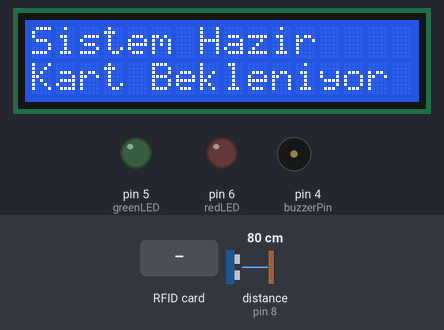
Simulated run of this sketch. Board: Arduino Uno, built with avr-gcc and run on an emulated ATmega328P. On the bench: 16×2 character LCD, output pins drawn as LEDs (lit = HIGH), buzzer (waves = sounding). Wiring (inferred from the names in the program): ultrasonic range finder: trigger pin 7; echo pin 8. Dashed ring = blinking. Inputs (shaded band) come from the test bench; at power-on: distance to the obstacle (sensor on pin 8) 80 cm. The echo pulse lasts 58.3 µs per cm; the local clock reads 2024-03-15 10:24:30 at power-on unless the sketch sets it; pins used as bus, display or sensor lines are not drawn; what the sketch prints to the serial monitor is not drawn.

Above: at 1.3 s.
1.4 s: RFID card 13 16 AD D9 held to the reader
At 4.1 s:
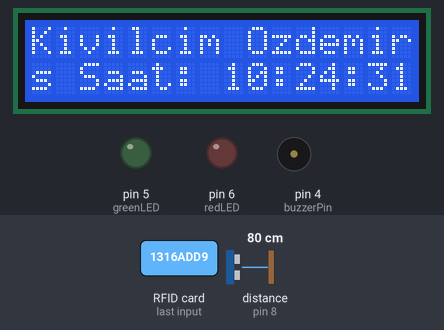
4.4 s: distance to the obstacle (sensor on pin 8) set to 56 cm
7.4 s: distance to the obstacle (sensor on pin 8) set to 49 cm
At 8.2 s:
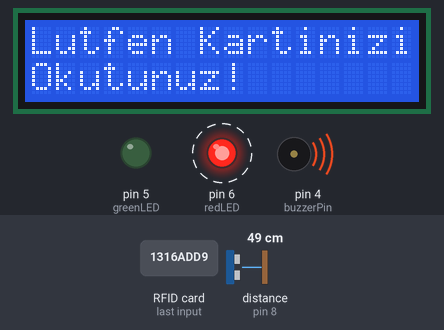
10.4 s: RFID card 5E 7A 19 C4 held to the reader
At 12.6 s:
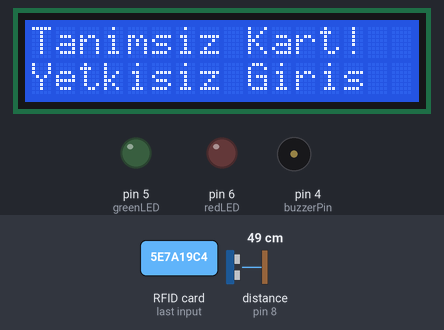
Timing chart, 0 to 13.6 s (numbered marks = the images above; inputs shaded):
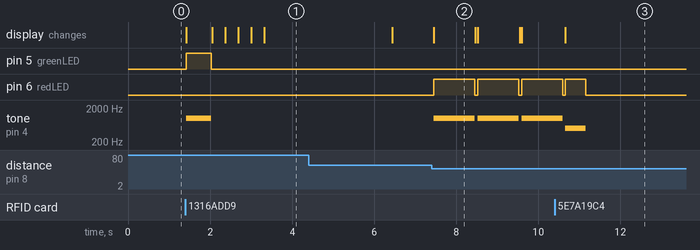

Measured:
- the behaviour switches between 52 and 51 cm on distance to the obstacle (sensor on pin 8) (found by bisection; images 1 and 2)
- after the input at 1.4 s, pin 5 (greenLED): LOW → HIGH at once, → LOW 0.60 s later; tone on pin 4 (buzzerPin): silent → 1000 Hz at once, → silent 0.60 s later; the display: first changes at once (image 1 shows a later state)
- after the input at 7.4 s, pin 6 (redLED): alternates HIGH for 1.0 s and LOW for 0.07 s, starting after 0.05 s; tone on pin 4 (buzzerPin): alternates 1000 Hz for 1.0 s and silent for 0.07 s, starting after 0.05 s; the display: changes after 0.05 s (image 2)
- after the input at 10.4 s, the display: changes after 0.25 s (image 3)
- what the display in image 2 shows lasts 1.0 s, from 7.5 s to 8.5 s

The sketch:

rf_d_yoklama.ino
```cpp
#include <SPI.h>
#include <MFRC522.h>
#include <Wire.h>
#include <LiquidCrystal_I2C.h>
#include <RTClib.h>

#define RST_PIN 9
#define SS_PIN 10
#define trigPin 7
#define echoPin 8
#define buzzerPin 4
#define greenLED 5
#define redLED 6

MFRC522 rfid(SS_PIN, RST_PIN);
LiquidCrystal_I2C lcd(0x27, 16, 2);
RTC_DS3231 rtc;

String sonOkunanUID = "";
bool kartOkundu = false;
unsigned long sonOkumaZamani = 0;
const int mesafeLimiti = 50;
const int kartGecerlilikSuresi = 5000;

String uidToIsim(String uid) {
  if (uid == "2b86b15") return "A.Bera Kiziloglu";
  else if (uid == "1316add9") return "Kivilcim Ozdemir";
  else if (uid == "a6caf84") return "Enes Gozen";
  else if (uid == "4373f74") return "Beril Uzuncan";
  else return "";
}

void setup() {
  Serial.begin(9600);
  SPI.begin();
  rfid.PCD_Init();
  lcd.init();
  lcd.backlight();
  rtc.begin();

  // ⏰ BU SATIRI SADECE İLK YÜKLEMEDE AÇ ➜ YÜKLEDİKTEN SONRA TEKRAR // İLE KAPAT
  //rtc.adjust(DateTime(2025, 6, 27, 20, 55, 0));  // YYYY, MM, DD, HH, MM, SS

  pinMode(trigPin, OUTPUT);
  pinMode(echoPin, INPUT);
  pinMode(buzzerPin, OUTPUT);
  pinMode(greenLED, OUTPUT);
  pinMode(redLED, OUTPUT);

  digitalWrite(buzzerPin, LOW);
  digitalWrite(greenLED, LOW);
  digitalWrite(redLED, LOW);

  lcd.setCursor(0, 0);
  lcd.print("Sistem Hazir");
  lcd.setCursor(0, 1);
  lcd.print("Kart Bekleniyor");

  Serial.println("Sistem Hazir. Kart Bekleniyor...");
}

void loop() {
  mesafeKontrol();

  if (rfid.PICC_IsNewCardPresent() && rfid.PICC_ReadCardSerial()) {
    kartOkundu = true;
    sonOkumaZamani = millis();

    String uid = "";
    for (byte i = 0; i < rfid.uid.size; i++) {
      uid += String(rfid.uid.uidByte[i], HEX);
    }

    uid.toLowerCase();

    String isim = uidToIsim(uid);

    DateTime now = rtc.now();
    String saat = String(now.hour()) + ":" + String(now.minute()) + ":" + String(now.second());

    lcd.clear();

    if (isim != "") {
      // BUZZER VE LED HEMEN ÇALSIN
      digitalWrite(greenLED, HIGH);
      tone(buzzerPin, 1000, 300);
      delay(300);
      tone(buzzerPin, 1000, 300);
      delay(300);
      noTone(buzzerPin);
      digitalWrite(greenLED, LOW);

      lcd.setCursor(0, 0);
      lcd.print(isim.substring(0, 16));

      String mesaj = "Giris Saat: " + saat;
      for (int i = 0; i <= mesaj.length() - 16; i++) {
        lcd.setCursor(0, 1);
        lcd.print(mesaj.substring(i, i + 16));
        delay(300);
      }

      Serial.print("Kart Okundu - ");
      Serial.print(isim);
      Serial.print(" UID: ");
      Serial.println(uid);
      Serial.print("Giris Saati: ");
      Serial.println(saat);
    } else {
      lcd.setCursor(0, 0);
      lcd.print("Tanimsiz Kart!");
      lcd.setCursor(0, 1);
      lcd.print("Yetkisiz Giris");

      digitalWrite(redLED, HIGH);
      tone(buzzerPin, 500, 500);
      delay(500);
      digitalWrite(redLED, LOW);
      noTone(buzzerPin);
    }

    rfid.PICC_HaltA();
  }

  if (kartOkundu && millis() - sonOkumaZamani > kartGecerlilikSuresi) {
    kartOkundu = false;
    lcd.clear();
    lcd.setCursor(0, 0);
    lcd.print("Kart Bekleniyor");
  }
}

void mesafeKontrol() {
  long sure;
  int mesafe;

  digitalWrite(trigPin, LOW);
  delayMicroseconds(2);
  digitalWrite(trigPin, HIGH);
  delayMicroseconds(10);
  digitalWrite(trigPin, LOW);

  sure = pulseIn(echoPin, HIGH);
  mesafe = sure * 0.034 / 2;

  if (!kartOkundu && mesafe > 0 && mesafe <= mesafeLimiti) {
    lcd.clear();
    lcd.setCursor(0, 0);
    lcd.print("Lutfen Kartinizi");
    lcd.setCursor(0, 1);
    lcd.print("Okutunuz!");
    digitalWrite(redLED, HIGH);
    tone(buzzerPin, 1000);
    delay(1000);
    digitalWrite(redLED, LOW);
    noTone(buzzerPin);

    lcd.clear();
    lcd.setCursor(0, 0);
    lcd.print("Kart Bekleniyor");
  }
}
```
